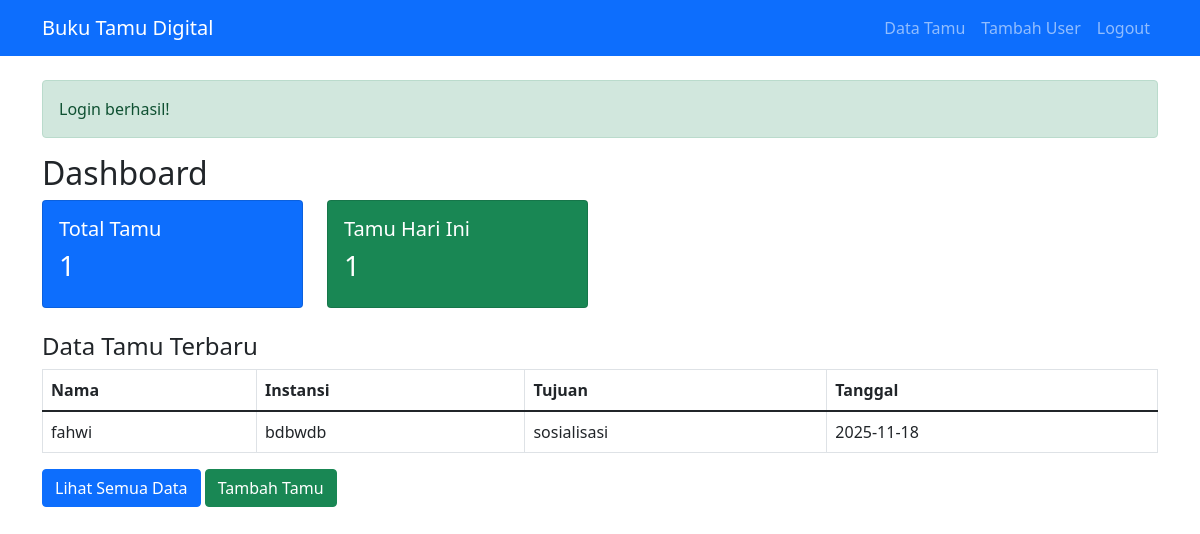
/Buku_Tamu/index.php?page=dashboard (signed in), run on the app's committed database.
### tables this page shows
CREATE TABLE `guests` (
  `id` int NOT NULL,
  `nama` varchar(100) NOT NULL,
  `email` varchar(100) DEFAULT NULL,
  `telepon` varchar(20) DEFAULT NULL,
  `instansi` varchar(100) DEFAULT NULL,
  `tujuan` enum('pertemuan','pendaftaran','penelitian','sosialisasi','lainnya') NOT NULL,
  `bertemu_dengan` varchar(100) DEFAULT NULL,
  `tanggal_berkunjung` date NOT NULL,
  `waktu_masuk` time NOT NULL,
  `waktu_keluar` time DEFAULT NULL,
  `catatan` text,
  `dibuat_oleh` int DEFAULT NULL,
  `created_at` timestamp NULL DEFAULT CURRENT_TIMESTAMP
);

### Buku_Tamu/App/Controller/DashboardController.php (called while the page is built, shortened)
<?php
class DashboardController {
    private $guestModel;
    public function __construct() {
        $this->guestModel = new Guest();
    }
    public function index() {
        $stats = $this->guestModel->getStats();
        $guests = $this->guestModel->getAll();
        $data = [
            'title' => 'Dashboard',
            'stats' => $stats,
            'guests' => array_slice($guests, 0, 5)
        ];
        $this->view('dashboard/index', $data);
    }
    private function view($view, $data = []) {
    extract($data);
    require_once __DIR__ . "/../Views/templates/header.php";
    require_once __DIR__ . "/../Views/{$view}.php";
    require_once __DIR__ . "/../Views/templates/footer.php";
}
}
?>

### Buku_Tamu/App/Models/Database.php (called while the page is built, shortened)
<?php
class Database {
    private $host = DB_HOST;
    private $user = DB_USER;
    private $pass = DB_PASS;
    private $dbname = DB_NAME;
    private $dbh;
    private $stmt;
    public function __construct() {
        $dsn = "mysql:host={$this->host};dbname={$this->dbname}";
        $options = [
            PDO::ATTR_ERRMODE => PDO::ERRMODE_EXCEPTION
        ];
        try {
            $this->dbh = new PDO($dsn, $this->user, $this->pass, $options);
        } catch(PDOException $e) {
            die("Connection failed: " . $e->getMessage());
        }
    }
    public function query($sql) {
        $this->stmt = $this->dbh->prepare($sql);
    }
    public function execute() {
        return $this->stmt->execute();
    }
    public function resultSet() {
        $this->execute();
        return $this->stmt->fetchAll(PDO::FETCH_OBJ);
    }
    public function single() {
        $this->execute();
        return $this->stmt->fetch(PDO::FETCH_OBJ);
    }
}
?>

### Buku_Tamu/App/Models/guest.php (called while the page is built, shortened)
<?php
class Guest {
    private $db;
    public function __construct() {
        $this->db = new Database();
    }
    public function getAll() {
        $this->db->query("SELECT g.*, u.nama_lengkap as petugas
                         FROM guests g
                         LEFT JOIN users u ON g.dibuat_oleh = u.id
                         ORDER BY g.created_at DESC");
        return $this->db->resultSet();
    }
    public function getStats() {
        $this->db->query("SELECT COUNT(*) as total FROM guests");
        $total = $this->db->single()->total;
        $this->db->query("SELECT COUNT(*) as today FROM guests WHERE tanggal_berkunjung = CURDATE()");
        $today = $this->db->single()->today;
        return ['total' => $total, 'today' => $today];
    }
}
?>

### Buku_Tamu/App/Views/dashboard/index.php (the view)
<h2>Dashboard</h2>
<div class="row">
    <div class="col-md-3">
        <div class="card text-white bg-primary">
            <div class="card-body">
                <h5>Total Tamu</h5>
                <h3><?php echo $stats['total']; ?></h3>
            </div>
        </div>
    </div>
    <div class="col-md-3">
        <div class="card text-white bg-success">
            <div class="card-body">
                <h5>Tamu Hari Ini</h5>
                <h3><?php echo $stats['today']; ?></h3>
            </div>
        </div>
    </div>
</div>
<div class="mt-4">
    <h4>Data Tamu Terbaru</h4>
    <table class="table table-bordered">
        <thead>
            <tr>
                <th>Nama</th>
                <th>Instansi</th>
                <th>Tujuan</th>
                <th>Tanggal</th>
            </tr>
        </thead>
        <tbody>
            <?php foreach($guests as $guest): ?>
            <tr>
                <td><?php echo $guest->nama; ?></td>
                <td><?php echo $guest->instansi; ?></td>
                <td><?php echo $guest->tujuan; ?></td>
                <td><?php echo $guest->tanggal_berkunjung; ?></td>
            </tr>
            <?php endforeach; ?>
        </tbody>
    </table>
    <a href="<?php echo BASEURL; ?>/index.php?page=guest" class="btn btn-primary">Lihat Semua Data</a>
    <a href="<?php echo BASEURL; ?>/index.php?page=guest_create" class="btn btn-success">Tambah Tamu</a>
</div>

### data on the page
guests: nama "fahwi", instansi "bdbwdb", tujuan "sosialisasi", tanggal_berkunjung "2025-11-18"

### other printed values
SITENAME "Buku Tamu Digital"
$_SESSION['message'] "Login berhasil!"
$stats['total'] "1"
$stats['today'] "1"
